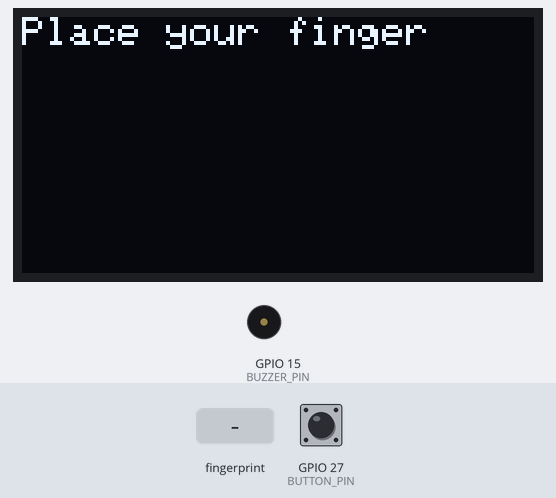
Simulated run of this sketch. Board: ESP32. On the bench: 128×64 one-colour display, buzzer (waves = sounding, pin HIGH). The inputs (shaded band) are chosen by the test bench; at power-on: GPIO 27 (BUTTON_PIN) HIGH. WiFi joins after 1.5 s; servers stay silent unless stated; the local clock reads 2024-03-15 10:24:30 at power-on unless the sketch sets it; what the sketch prints to the serial monitor is not drawn.

Above: at 5.9 s.
6.0 s: finger stored as number 1 placed on the sensor
At 7.7 s:
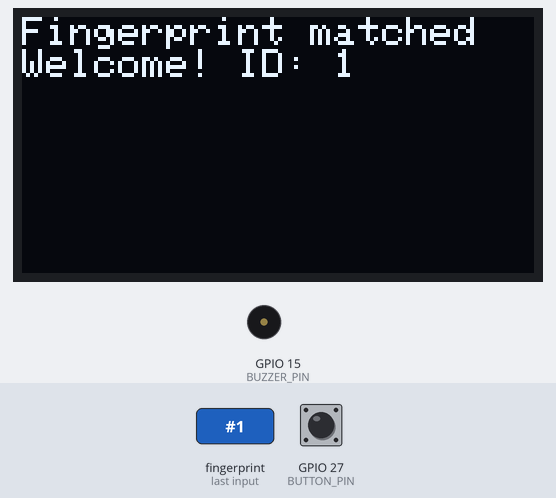
8.9 s: GPIO 27 (BUTTON_PIN) pulled LOW for 3.2 s
At 13.0 s:
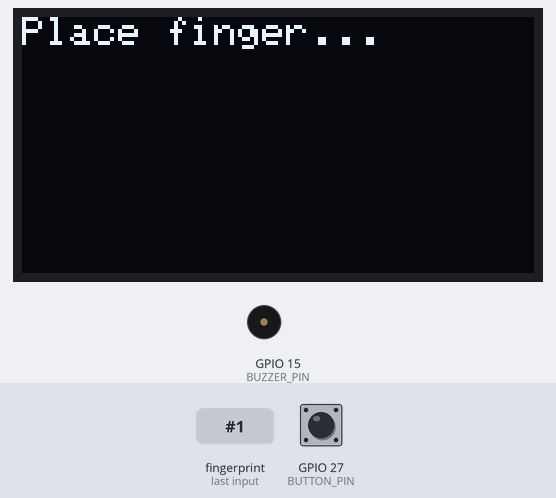
13.6 s: finger stored as number 1 placed on the sensor
At 15.3 s:
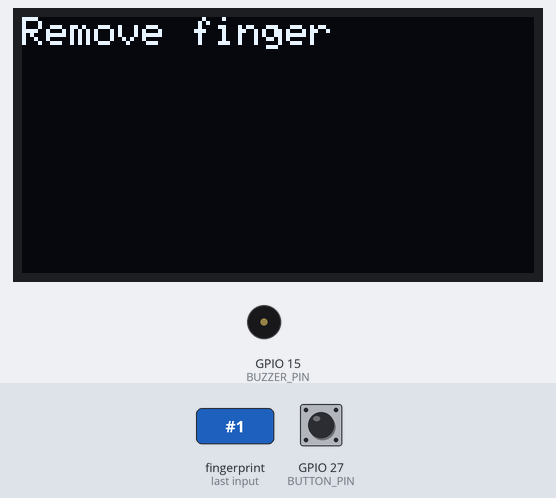
16.6 s: finger stored as number 1 placed on the sensor
At 17.5 s:
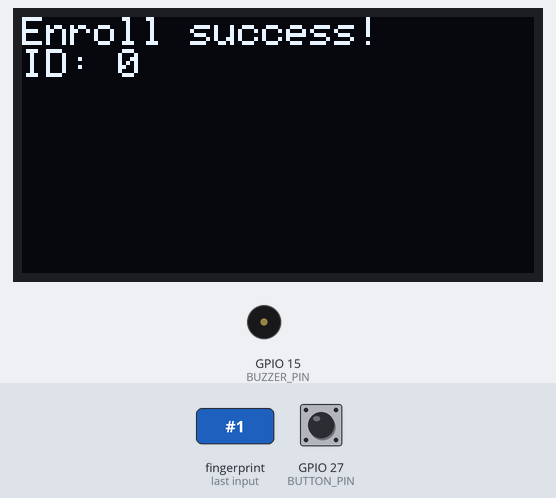
19.6 s: GPIO 27 (BUTTON_PIN) pulsed LOW 5 times (0.12 s each, 0.3 s apart)
At 21.9 s:
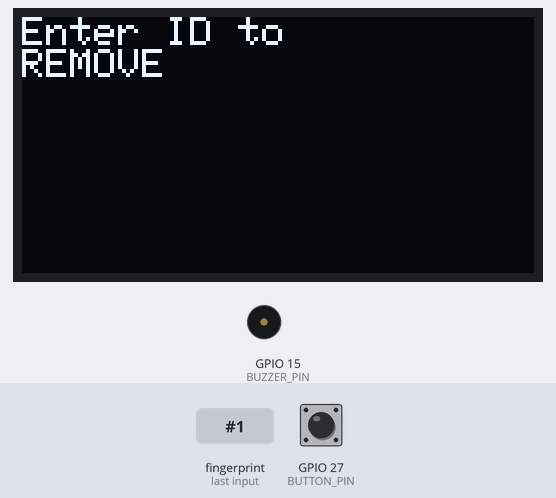
Timing chart, 0 to 23.4 s (numbered marks = the images above; inputs shaded):
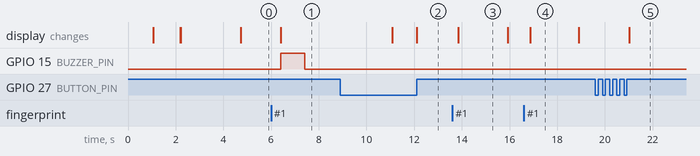

The sketch:

src.ino
```cpp
// Libraries for display
#include <Wire.h>
#include <Adafruit_GFX.h>
#include <Adafruit_SSD1306.h>

// Libraries for fingerprint
#include <HardwareSerial.h>
#include <Adafruit_Fingerprint.h>

// WiFi and mail
#include <WiFi.h>
#include <ESP_Mail_Client.h>
#include <time.h>


// WiFi credentials
const char* ssid =     "******************"; // Your SSID name
const char* password = "******************"; // Password of your SSID

// Gmail SMTP server info
#define SMTP_HOST "smtp.gmail.com"
#define SMTP_PORT 465
#define AUTHOR_EMAIL    "******************"    // Your Gmail address
#define AUTHOR_PASSWORD "******************"   // App Password from Google Account
#define RECIPIENT_EMAIL "******************"  // Recipient email (can be your own)

// OLED display config
#define SCREEN_WIDTH 128
#define SCREEN_HEIGHT 64
Adafruit_SSD1306 display(SCREEN_WIDTH, SCREEN_HEIGHT, &Wire, -1);

// Fingerprint sensor pins
#define RX_PIN 16
#define TX_PIN 17

#define BUTTON_PIN 27
#define BUZZER_PIN 15

HardwareSerial mySerial(2);
Adafruit_Fingerprint finger(&mySerial);

SMTPSession smtp;
SMTP_Message message;

// Function to show messages on OLED
void showMessage(const String& line1, const String& line2 = "") {
  display.clearDisplay();
  display.setCursor(0, 0);
  display.println(line1);
  if (line2 != "") display.println(line2);
  display.display();
}

// Callback for SMTP status
void smtpCallback(SMTP_Status status) {
  Serial.println(status.info());
  if (status.success()) {
    Serial.println("Email sent successfully");
  }
}

// Send email function
void sendEmail() {
  smtp.callback(smtpCallback);

  ESP_Mail_Session session;
  session.server.host_name = SMTP_HOST;
  session.server.port = SMTP_PORT;
  session.login.email = AUTHOR_EMAIL;
  session.login.password = AUTHOR_PASSWORD;
  session.login.user_domain = "";

  time_t now = time(nullptr);
  struct tm* timeinfo = localtime(&now);

  char timeString[64];
  strftime(timeString, sizeof(timeString), "%Y-%m-%d %H:%M:%S", timeinfo);

  String messageBody = "The smart lock has just been opened by ID " + String(finger.fingerID) + "\n";
  messageBody += "Date&Time: ";
  messageBody += timeString;

  message.sender.name = "Smart Lock";
  message.sender.email = AUTHOR_EMAIL;
  message.subject = "Smart Lock Opened";
  message.addRecipient("User", RECIPIENT_EMAIL);
  message.text.content = messageBody.c_str();
  message.text.charSet = "utf-8";
  message.text.transfer_encoding = Content_Transfer_Encoding::enc_7bit;

  if (!smtp.connect(&session)) {
    Serial.println("SMTP connection failed.");
    return;
  }

  if (!MailClient.sendMail(&smtp, &message)) {
    Serial.println("Sending failed: " + smtp.errorReason());
  }

  smtp.closeSession();
}


// Read fingerprint and return status
uint8_t getFingerprintID() {
  uint8_t p = finger.getImage();
  if (p != FINGERPRINT_OK) return p;

  p = finger.image2Tz();
  if (p != FINGERPRINT_OK) return p;

  p = finger.fingerSearch();
  if (p != FINGERPRINT_OK) return p;

  Serial.print("Found ID #");
  Serial.print(finger.fingerID);
  Serial.print(" with confidence ");
  Serial.println(finger.confidence);
  return FINGERPRINT_OK;
}

// Enroll fingerprint function
void enrollFingerprint() {
  int id = 0;
  while (finger.loadModel(id) == FINGERPRINT_OK) id++;
  if (id > 127) id = 0;

  showMessage("Enrolling ID:", String(id));
  delay(1000);

  showMessage("Place finger...");
  while (finger.getImage() != FINGERPRINT_OK)
    ;
  if (finger.image2Tz(1) != FINGERPRINT_OK) {
    showMessage("Failed at step 1");
    return;
  }

  showMessage("Remove finger");
  delay(2000);
  while (finger.getImage() != FINGERPRINT_NOFINGER)
    ;

  showMessage("Place again...");
  while (finger.getImage() != FINGERPRINT_OK)
    ;
  if (finger.image2Tz(2) != FINGERPRINT_OK) {
    showMessage("Failed at step 2");
    return;
  }

  if (finger.createModel() != FINGERPRINT_OK) {
    showMessage("Model creation failed");
    return;
  }

  if (finger.storeModel(id) == FINGERPRINT_OK) {
    showMessage("Enroll success!", "ID: " + String(id));
  } else {
    showMessage("Enroll failed!");
  }

  delay(2000);
}

// Delete fingerprint by ID
void deleteFingerprint(int id) {
  if (finger.deleteModel(id) == FINGERPRINT_OK) {
    showMessage("Deleted ID", String(id));
    Serial.println("Successfully deleted");
  } else {
    showMessage("Delete failed");
    Serial.println("Failed to delete");
  }
  delay(2000);
}

void setup() {
  Serial.begin(115200);
  delay(1000);

  pinMode(BUTTON_PIN, INPUT_PULLUP);
  pinMode(BUZZER_PIN, OUTPUT);

  // OLED init
  if (!display.begin(SSD1306_SWITCHCAPVCC, 0x3C)) {
    Serial.println("OLED init failed");
    while (1)
      ;
  }
  display.setTextSize(1);
  display.setTextColor(SSD1306_WHITE);

  showMessage("Starting...", "Please wait");

  // Fingerprint sensor init
  mySerial.begin(57600, SERIAL_8N1, RX_PIN, TX_PIN);
  finger.begin(57600);
  delay(100);

  if (!finger.verifyPassword()) {
    showMessage("Sensor NOT found", "Check wiring!");
    while (1)
      ;
  }
  // //Deleting All FingerPrints Every Time.
  // if (finger.emptyDatabase() == FINGERPRINT_OK) {
  //   Serial.println("All fingerprints deleted.");
  //   showMessage("DB Cleared", "All fingerprints");
  // } else {
  //   Serial.println("Failed to delete DB.");
  //   showMessage("DB Clear FAILED");
  // }

  showMessage("Sensor detected");

  // WiFi connect
  WiFi.begin(ssid, password);
  showMessage("Connecting to WiFi...");
  while (WiFi.status() != WL_CONNECTED) {
    delay(500);
    Serial.print(".");
  }
  Serial.println("\nConnected to WiFi");

  // NTP time config
  configTime(3 * 3600 + 1800, 0, "pool.ntp.org", "time.nist.gov");  // UTC+3:30
  Serial.println("Waiting for time sync...");
  while (time(nullptr) < 100000) {
    delay(500);
    Serial.print(".");
  }
  Serial.println("\nTime synchronized.");

  delay(1000);
  showMessage("Place your finger");
}

void loop() {
  static unsigned long lastClickTime = 0;
  static int clickCount = 0;
  static unsigned long pressStart = 0;

  bool buttonPressed = digitalRead(BUTTON_PIN) == LOW;

  if (buttonPressed) {
    if (pressStart == 0) pressStart = millis();
    if (millis() - pressStart > 2000) {
      enrollFingerprint();
      clickCount = 0;
      pressStart = 0;
      showMessage("Place your finger");
      return;
    }
  } else {
    if (pressStart > 0 && millis() - pressStart < 500) {
      unsigned long now = millis();
      if (now - lastClickTime < 500) clickCount++;
      else clickCount = 1;
      lastClickTime = now;

      if (clickCount == 2) {
        showMessage("Enter ID to", "REMOVE");
        while (!Serial.available())
          ;
        int id = Serial.parseInt();
        deleteFingerprint(id);
        clickCount = 0;
        showMessage("Place your finger");
        return;
      }
    }
    pressStart = 0;
  }

  uint8_t result = getFingerprintID();
  switch (result) {
    case FINGERPRINT_OK:
      showMessage("Fingerprint matched", "Welcome! ID: " + String(finger.fingerID));
      digitalWrite(BUZZER_PIN, HIGH);
      delay(1000);
      digitalWrite(BUZZER_PIN, LOW);

      sendEmail();
      break;
    case FINGERPRINT_NOTFOUND:
      showMessage("Fingerprint", "Not recognized");
      for (int i = 0; i < 3; i++) {
        digitalWrite(BUZZER_PIN, HIGH);
        delay(200);
        digitalWrite(BUZZER_PIN, LOW);
        delay(200);
      }
      break;
    case FINGERPRINT_NOFINGER:
      break;
    default:
      showMessage("Read error", String("Code: ") + result);
      delay(2000);
      break;
  }

  delay(100);
}
```

Measured:
- after the input at 6.0 s, GPIO 15 (BUZZER_PIN): LOW → HIGH after 0.40 s, → LOW 1.0 s later; the display: changes after 0.40 s (image 1)
- after the input at 8.9 s, the display: first changes after 2.2 s (image 2 shows a later state)
- after the input at 13.6 s, the display: changes after 0.24 s (image 3)
- after the input at 16.6 s, the display: changes after 0.28 s (image 4)
- after the input at 19.6 s, the display: changes after 1.4 s (image 5)
- what the display in image 3 shows lasts 2.1 s, from 13.8 s to 15.9 s
- what the display in image 4 shows lasts 2.0 s, from 16.9 s to 18.9 s
